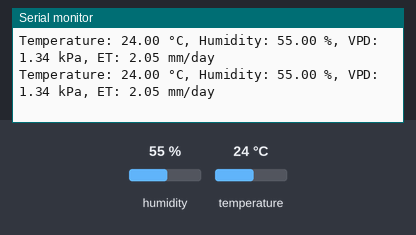
Simulated run of this sketch. Board: ESP32. Parts: the last lines printed to the serial monitor. The test bench sets the inputs (shaded band); at power-on: humidity 55 %, temperature 24 °C.

Above: at 2.8 s.
2.9 s: humidity set to 22 %
At 4.8 s:
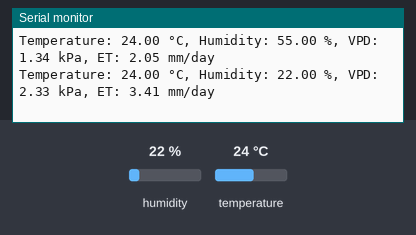
5.6 s: temperature set to 12 °C
At 6.4 s:
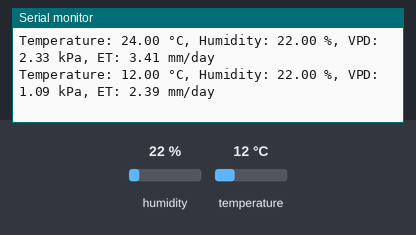
8.3 s: humidity set to 40 %
At 10.9 s:
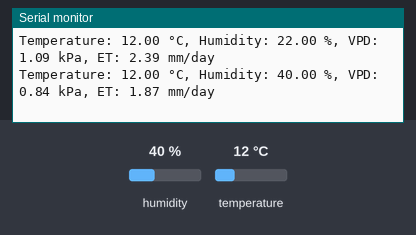
Timing chart, 0 to 12.4 s (numbered marks = the images above; inputs shaded):
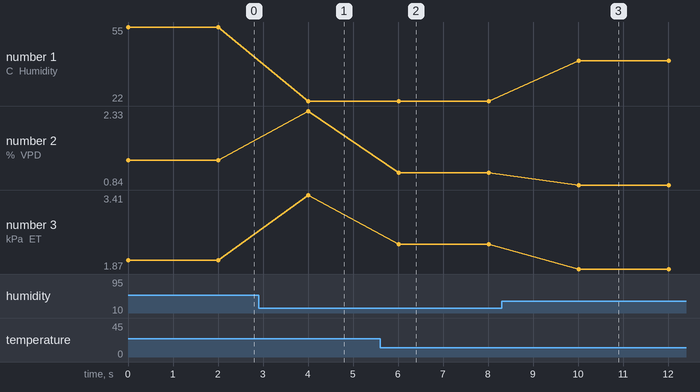

The sketch:

BME_VPD.ino
```cpp
#include <Wire.h>
#include <Adafruit_Sensor.h>
#include <Adafruit_BME280.h>

#define SEALEVELPRESSURE_HPA (1013.25)

Adafruit_BME280 bme; // Create an instance of the BME280 sensor

void setup() {
  Serial.begin(115200);

  // Initialize default I2C bus for BME280
  Wire.begin(4, 5); // SDA, SCL

  if (!bme.begin(0x76)) {  // Change the address if necessary (0x76 or 0x77)
    Serial.println("Could not find a valid BME280 sensor, check wiring!");
    while (1);
  }
}

void loop() {
  float temperature = bme.readTemperature();   // Read temperature in °C
  float humidity = bme.readHumidity();         // Read humidity in %

  float saturationVaporPressure = calculateSaturationVaporPressure(temperature);
  float actualVaporPressure = calculateActualVaporPressure(humidity, saturationVaporPressure);
  float vpd = saturationVaporPressure - actualVaporPressure;  // Calculate VPD in kPa

  float eto = calculateEvapotranspiration(temperature, saturationVaporPressure, actualVaporPressure, vpd);

  Serial.print("Temperature: ");
  Serial.print(temperature);
  Serial.print(" °C, Humidity: ");
  Serial.print(humidity);
  Serial.print(" %, VPD: ");
  Serial.print(vpd);
  Serial.print(" kPa, ET: ");
  Serial.print(eto);
  Serial.println(" mm/day");

  delay(2000);  // Wait for 2 seconds before the next reading
}

float calculateSaturationVaporPressure(float temperature) {
  // Magnus formula for Saturation Vapor Pressure in kPa
  return 0.6108 * exp((17.27 * temperature) / (temperature + 237.3));
}

float calculateActualVaporPressure(float humidity, float saturationVaporPressure) {
  // Actual Vapor Pressure in kPa
  return (humidity / 100.0) * saturationVaporPressure;
}

float calculateEvapotranspiration(float temperature, float saturationVaporPressure,
                                  float actualVaporPressure, float vpd) {
  // Simplified Penman-Monteith equation for reference ET (mm/day)
  float gamma = 0.066; // Psychrometric constant (kPa/°C), approximate value at sea level
  float delta = (4098 * saturationVaporPressure) / pow((temperature + 237.3), 2);  // Slope of the saturation vapor pressure curve (kPa/°C)
  float netRadiation = 0.8;  // Net radiation (MJ/m²/day), assume a typical value for simplicity
  float windSpeed = 2.0; // Assume a typical wind speed (m/s)

  // Simplified ET calculation:
  float eto = (0.408 * delta * (netRadiation) + (gamma * (900 / (temperature + 273)) * windSpeed * (saturationVaporPressure - actualVaporPressure))) /
              (delta + gamma * (1 + 0.34 * windSpeed));

  return eto; // Return ET in mm/day
}
```

Measured:
- after the input at 2.9 s, the serial monitor: prints a new line after 1.1 s (image 1)
- after the input at 5.6 s, the serial monitor: prints a new line after 0.41 s (image 2)
- after the input at 8.3 s, the serial monitor: prints a new line after 1.7 s (image 3)
- plotted number 1: 55 → 22 after the input at 2.9 s, 22 → 40 after the input at 8.3 s
- plotted number 2: 1.34 → 2.33 after the input at 2.9 s, 2.33 → 1.09 after the input at 5.6 s, 1.09 → 0.84 after the input at 8.3 s
- plotted number 3: 2.05 → 3.41 after the input at 2.9 s, 3.41 → 2.39 after the input at 5.6 s, 2.39 → 1.87 after the input at 8.3 s
